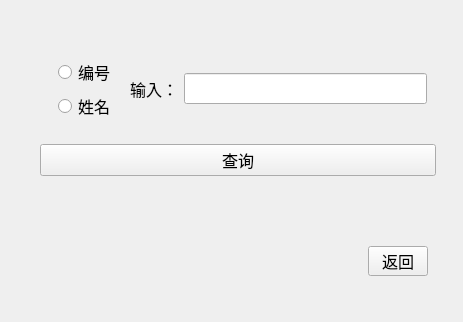
<?xml version="1.0" encoding="UTF-8"?>
<ui version="4.0">
 <class>Query</class>
 <widget class="QWidget" name="Query">
  <property name="geometry">
   <rect>
    <x>0</x>
    <y>0</y>
    <width>463</width>
    <height>322</height>
   </rect>
  </property>
  <property name="minimumSize">
   <size>
    <width>463</width>
    <height>322</height>
   </size>
  </property>
  <property name="maximumSize">
   <size>
    <width>463</width>
    <height>322</height>
   </size>
  </property>
  <property name="font">
   <font>
    <family>楷体</family>
    <pointsize>12</pointsize>
   </font>
  </property>
  <property name="windowTitle">
   <string>个人信息</string>
  </property>
  <property name="autoFillBackground">
   <bool>false</bool>
  </property>
  <widget class="QWidget" name="widget_3" native="true">
   <property name="geometry">
    <rect>
     <x>40</x>
     <y>40</y>
     <width>396</width>
     <height>199</height>
    </rect>
   </property>
   <layout class="QVBoxLayout" name="verticalLayout_2">
    <item>
     <widget class="QWidget" name="widget_2" native="true">
      <property name="enabled">
       <bool>true</bool>
      </property>
      <property name="maximumSize">
       <size>
        <width>16777215</width>
        <height>120</height>
       </size>
      </property>
      <layout class="QHBoxLayout" name="horizontalLayout">
       <item>
        <widget class="QWidget" name="widget" native="true">
         <property name="minimumSize">
          <size>
           <width>0</width>
           <height>80</height>
          </size>
         </property>
         <property name="maximumSize">
          <size>
           <width>16777215</width>
           <height>80</height>
          </size>
         </property>
         <layout class="QVBoxLayout" name="verticalLayout">
          <item>
           <widget class="QRadioButton" name="IDradioButton">
            <property name="text">
             <string>编号</string>
            </property>
           </widget>
          </item>
          <item>
           <widget class="QRadioButton" name="NameradioButton">
            <property name="text">
             <string>姓名</string>
            </property>
           </widget>
          </item>
         </layout>
        </widget>
       </item>
       <item>
        <widget class="QLabel" name="label">
         <property name="text">
          <string>输入：</string>
         </property>
        </widget>
       </item>
       <item>
        <widget class="QLineEdit" name="InlineEdit">
         <property name="enabled">
          <bool>true</bool>
         </property>
        </widget>
       </item>
      </layout>
     </widget>
    </item>
    <item>
     <widget class="QPushButton" name="QpushButton">
      <property name="text">
       <string>查询</string>
      </property>
     </widget>
    </item>
    <item>
     <widget class="QLabel" name="Outlabel">
      <property name="maximumSize">
       <size>
        <width>378</width>
        <height>100</height>
       </size>
      </property>
      <property name="text">
       <string/>
      </property>
     </widget>
    </item>
   </layout>
  </widget>
  <widget class="QWidget" name="widget_4" native="true">
   <property name="geometry">
    <rect>
     <x>50</x>
     <y>240</y>
     <width>378</width>
     <height>42</height>
    </rect>
   </property>
   <property name="maximumSize">
    <size>
     <width>16777215</width>
     <height>60</height>
    </size>
   </property>
   <layout class="QHBoxLayout" name="horizontalLayout_2">
    <item>
     <spacer name="horizontalSpacer">
      <property name="orientation">
       <enum>Qt::Orientation::Horizontal</enum>
      </property>
      <property name="sizeHint" stdset="0">
       <size>
        <width>294</width>
        <height>20</height>
       </size>
      </property>
     </spacer>
    </item>
    <item>
     <widget class="QPushButton" name="btnqueryback">
      <property name="maximumSize">
       <size>
        <width>60</width>
        <height>30</height>
       </size>
      </property>
      <property name="text">
       <string>返回</string>
      </property>
     </widget>
    </item>
   </layout>
  </widget>
 </widget>
 <resources/>
 <connections/>
</ui>
